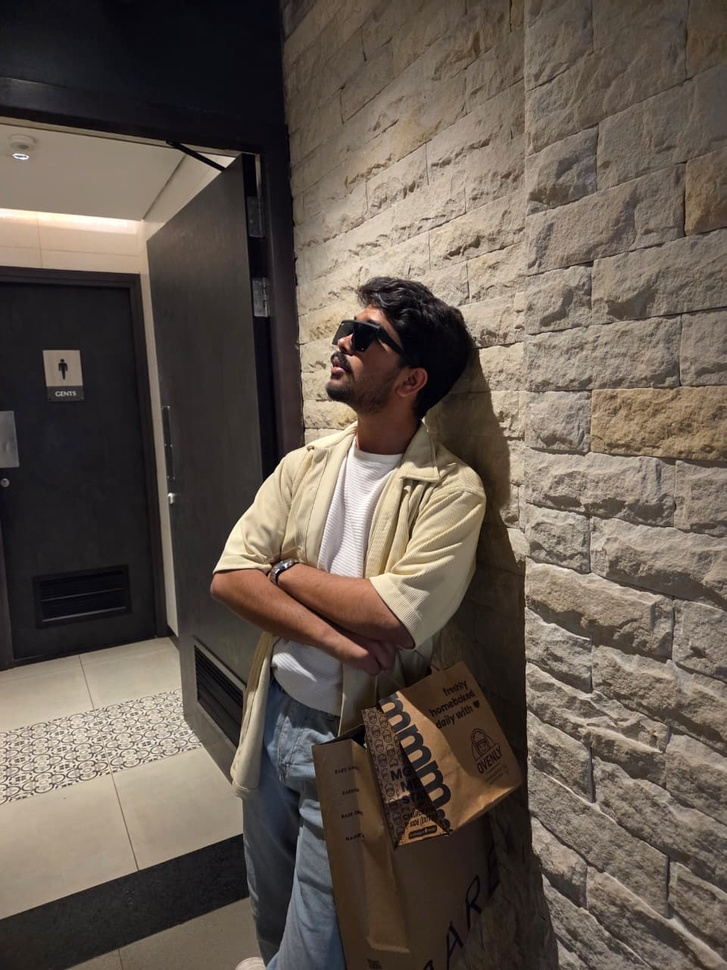
#> input picture Hasanayn .jpeg, 727 x 970 px, shrunk from 960 x 1280 before the run
$ python 'Image to Grayscale Converter.py'
#> lines starting #> are read from the running program, lines starting #| are printed output that depends on the picture
import numpy as np , matplotlib.pyplot as plt , matplotlib.image as mpimg
ph = mpimg.imread("Hasanayn .jpeg")
#> ph is the input picture: shape (970, 727, 3); mean R, G, B 99.9, 88.8, 79.1
print(ph.shape)
#| (970, 727, 3)
r = ph[:,:,0]
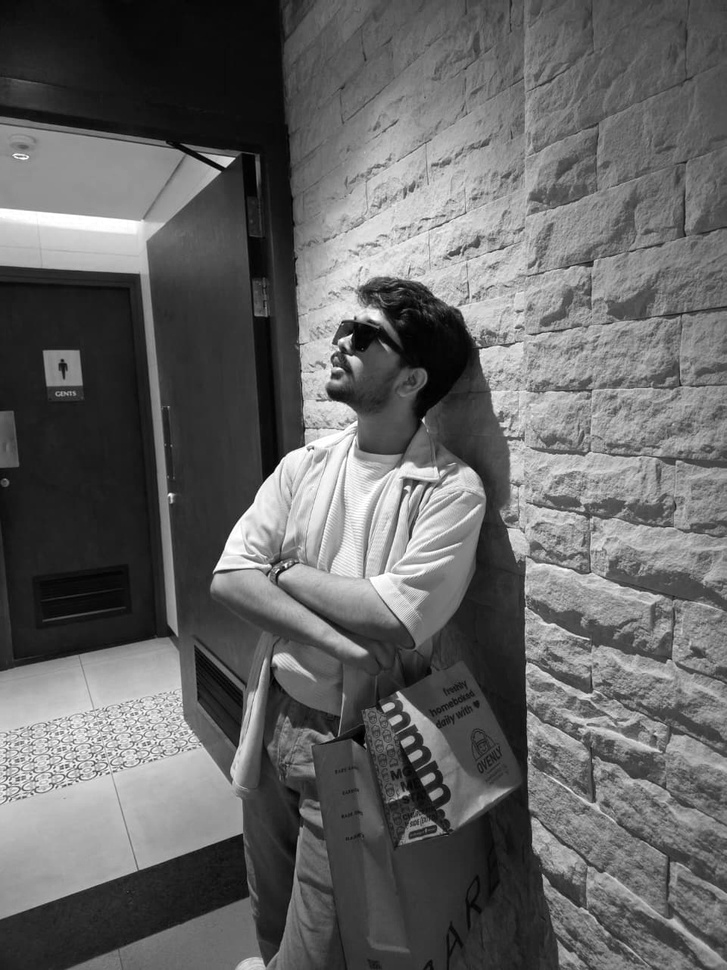
#> r: shape (970, 727); min 0, max 255, mean 99.9
g = ph[:,:,1]
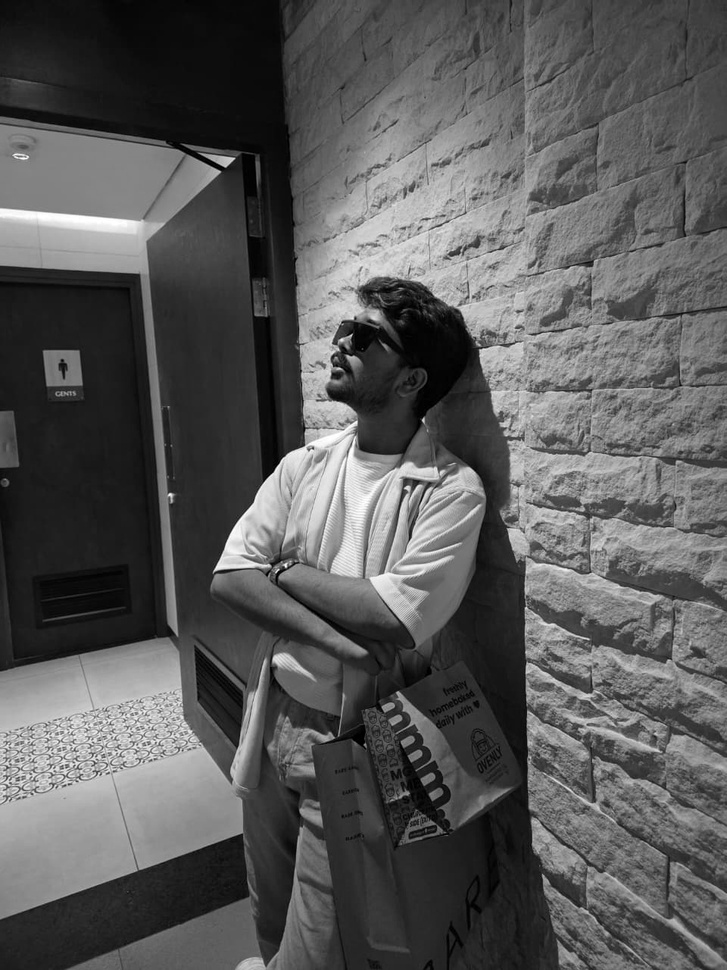
#> g: shape (970, 727); min 0, max 255, mean 88.8
b = ph[:,:,2]
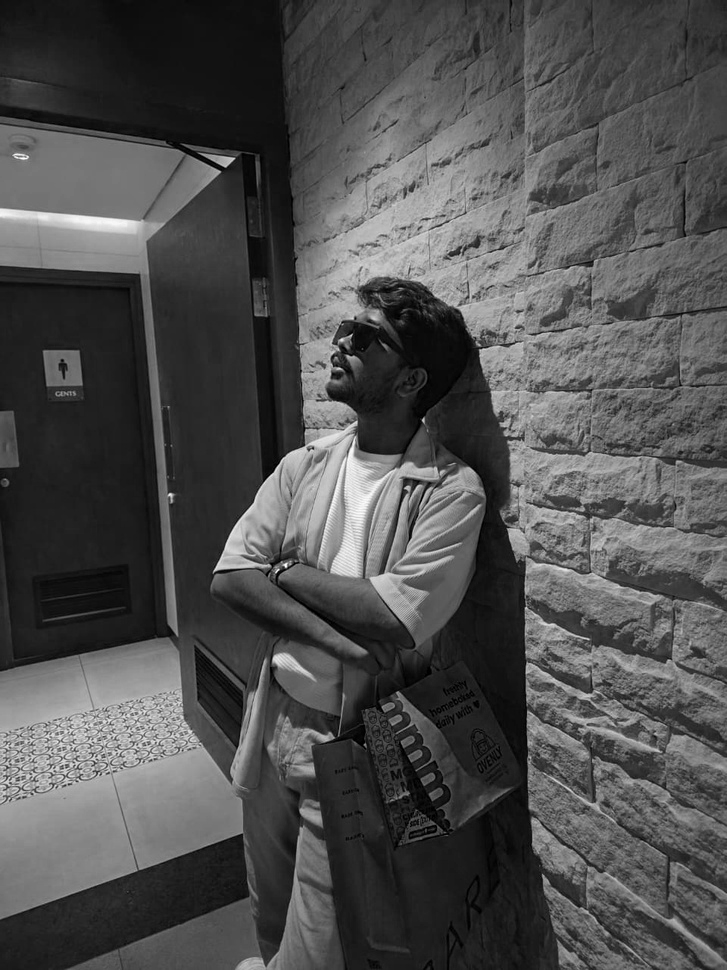
#> b: shape (970, 727); min 0, max 255, mean 79.1
print(r.shape)
#| (970, 727)
gray_img = r*0.299 + g*0.587 + b*0.114
print(gray_img.shape)
#| (970, 727)
plt.imshow(gray_img , cmap='gray')
plt.axis('off')
plt.show()
